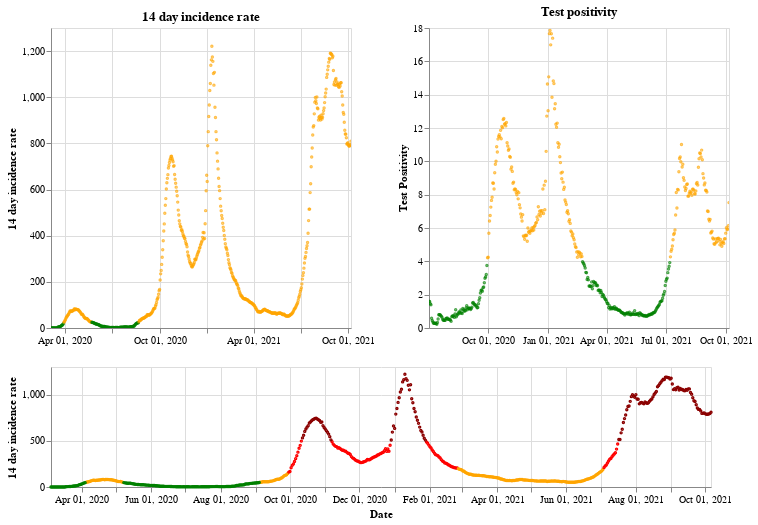

Notebook code for this chart:
### Markdown cell above
## Northern Ireland

### Code cell
plot_traffic_light('Northern Ireland')

### Figure 1 — Vega-Lite specification as saved in the notebook (floating-point values rounded to 4 significant figures; data arrays with more than 128 entries replaced by an {"elided": "..."} marker saying what was removed)
{"config": {"view": {"continuousWidth": 400, "continuousHeight": 300}}, "vconcat": [{"hconcat": [{"mark": {"type": "point", "size": 2}, "encoding": {"color": {"condition": {"value": "green", "test": "(datum.twoWeeklyCasesRate <= 25)"}, "value": "orange"}, "tooltip": [{"type": "nominal", "field": "areaName"}, {"type": "temporal", "field": "date"}, {"type": "quantitative", "field": "twoWeeklyCasesRate"}, {"type": "quantitative", "field": "testPositivity"}], "x": {"type": "temporal", "axis": {"title": ""}, "field": "date", "scale": {"domain": {"selection": "DateBrush"}}, "timeUnit": "yearmonthdate"}, "y": {"type": "quantitative", "axis": {"title": "14 day incidence rate"}, "field": "twoWeeklyCasesRate"}}, "title": "14 day incidence rate", "width": 300}, {"mark": {"type": "point", "size": 2}, "encoding": {"color": {"condition": {"value": "green", "test": "(datum.testPositivity <= 4)"}, "value": "orange"}, "tooltip": [{"type": "nominal", "field": "areaName"}, {"type": "temporal", "field": "date"}, {"type": "quantitative", "field": "twoWeeklyCasesRate"}, {"type": "quantitative", "field": "testPositivity"}], "x": {"type": "temporal", "axis": {"title": ""}, "field": "date", "scale": {"domain": {"selection": "DateBrush"}}, "timeUnit": "yearmonthdate"}, "y": {"type": "quantitative", "axis": {"title": "Test Positivity"}, "field": "testPositivity"}}, "title": "Test positivity", "width": 300}]}, {"layer": [{"mark": {"type": "point", "size": 2}, "encoding": {"color": {"condition": {"value": "orange", "test": "(((datum.testPositivity < 4) && (datum.twoWeeklyCasesRate >= 50)) && (datum.twoWeeklyCasesRate < 200))"}, "value": "red"}, "opacity": {"condition": {"value": 1, "test": "((datum.twoWeeklyCasesRate >= 50) && (datum.twoWeeklyCasesRate < 500))"}, "value": 0}, "tooltip": [{"type": "nominal", "field": "areaName"}, {"type": "temporal", "field": "date"}, {"type": "quantitative", "field": "twoWeeklyCasesRate"}, {"type": "quantitative", "field": "testPositivity"}], "x": {"type": "temporal", "axis": {"title": "Date"}, "field": "date", "timeUnit": "yearmonthdate"}, "y": {"type": "quantitative", "axis": {"title": "14 day incidence rate"}, "field": "twoWeeklyCasesRate"}}, "selection": {"DateBrush": {"type": "interval", "encodings": ["x"], "fields": ["Time"]}}}, {"mark": {"type": "point", "size": 2}, "encoding": {"color": {"value": "darkred"}, "opacity": {"condition": {"value": 1, "test": "(datum.twoWeeklyCasesRate >= 500)"}, "value": 0}, "tooltip": [{"type": "nominal", "field": "areaName"}, {"type": "temporal", "field": "date"}, {"type": "quantitative", "field": "twoWeeklyCasesRate"}, {"type": "quantitative", "field": "testPositivity"}], "x": {"type": "temporal", "axis": {"title": "Date"}, "field": "date", "timeUnit": "yearmonthdate"}, "y": {"type": "quantitative", "axis": {"title": "14 day incidence rate"}, "field": "twoWeeklyCasesRate"}}}, {"mark": {"type": "point", "size": 2}, "encoding": {"color": {"condition": {"value": "green", "test": "((datum.testPositivity < 4) && (datum.twoWeeklyCasesRate < 50))"}, "value": "orange"}, "opacity": {"condition": {"value": 1, "test": "(datum.twoWeeklyCasesRate < 50)"}, "value": 0}, "tooltip": [{"type": "nominal", "field": "areaName"}, {"type": "temporal", "field": "date"}, {"type": "quantitative", "field": "twoWeeklyCasesRate"}, {"type": "quantitative", "field": "testPositivity"}], "x": {"type": "temporal", "axis": {"title": "Date"}, "field": "date", "timeUnit": "yearmonthdate"}, "y": {"type": "quantitative", "axis": {"title": "14 day incidence rate"}, "field": "twoWeeklyCasesRate"}}}], "height": 120, "width": 660}], "data": {"name": "data-226b5444df64a487e01e65749bc7d6b9"}, "$schema": "https://vega.github.io/schema/vega-lite/v4.8.1.json", "datasets": {"data-226b5444df64a487e01e65749bc7d6b9": {"elided": "581 records"}}}
